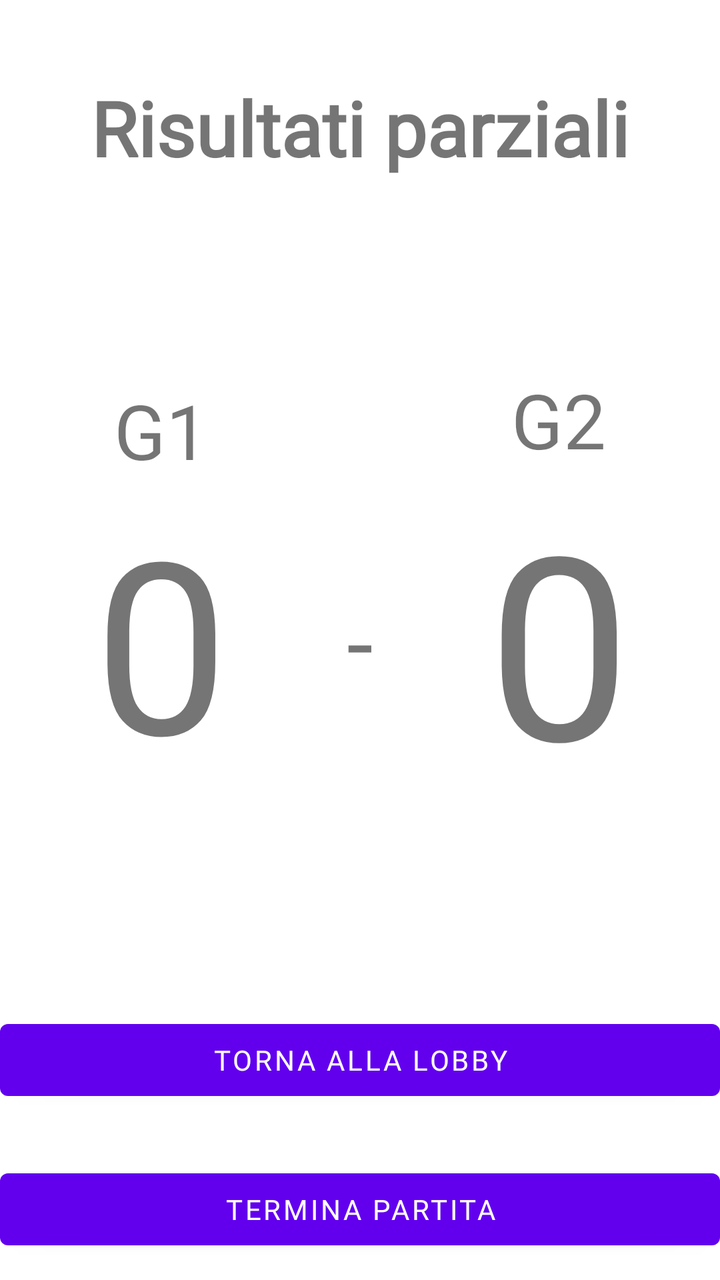
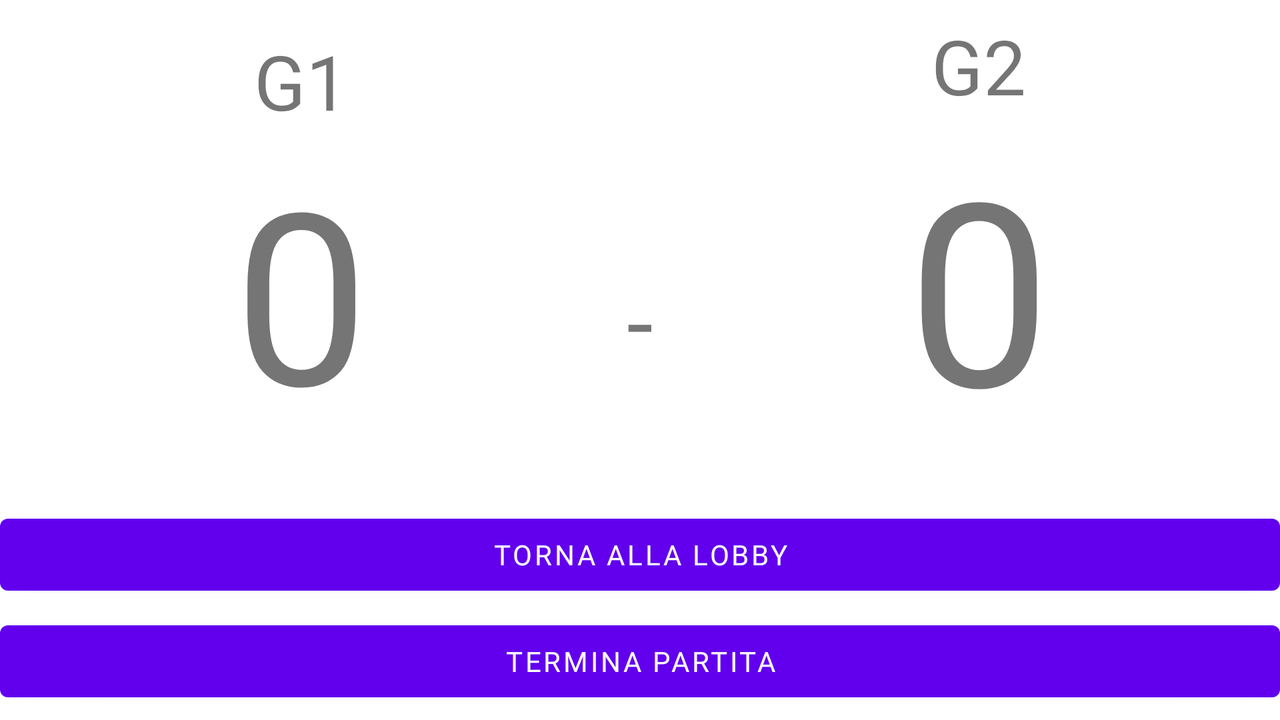

An Android layout and its configuration variant, each rendered on a device that would load it. The default file and the variant file are quoted in full after the pictures.
<!-- AndroidManifest.xml: application theme Theme.GuessMyDraw -->
<!-- res/layout/fragment_partial_results.xml -->
<?xml version="1.0" encoding="utf-8"?>
<androidx.constraintlayout.widget.ConstraintLayout
    xmlns:android="http://schemas.android.com/apk/res/android"
    xmlns:app="http://schemas.android.com/apk/res-auto"
    xmlns:tools="http://schemas.android.com/tools"
    android:id="@+id/title_constraint"
    android:layout_width="match_parent"
    android:layout_height="match_parent"
    tools:context=".fragments.PartialResults">

    <TextView
        android:id="@+id/textView2"
        android:layout_width="0dp"
        android:layout_height="wrap_content"
        android:gravity="center"
        android:padding="10dp"
        android:text="@string/partial_results"
        android:textSize="38sp"
        android:textStyle="bold"
        app:layout_constraintBottom_toBottomOf="parent"
        app:layout_constraintLeft_toLeftOf="parent"
        app:layout_constraintRight_toRightOf="parent"
        app:layout_constraintTop_toTopOf="parent"
        app:layout_constraintVertical_bias="0.05" />

    <TextView
        style="@style/Widget.AppCompat.TextView"
        android:id="@+id/score_player_one"
        android:layout_width="wrap_content"
        android:layout_height="wrap_content"
        android:gravity="center"
        tools:text="0"
        android:textAlignment="center"
        android:textSize="120sp"
        app:layout_constraintEnd_toStartOf="@+id/text"
        app:layout_constraintStart_toStartOf="parent"
        app:layout_constraintBottom_toBottomOf="parent"
        app:layout_constraintTop_toTopOf="parent" />

    <TextView
        android:id="@+id/p1_name"
        style="@style/Widget.AppCompat.TextView"
        android:layout_width="wrap_content"
        android:layout_height="wrap_content"
        android:gravity="center"
        android:textAlignment="center"
        android:textSize="38sp"
        app:layout_constraintBottom_toTopOf="@+id/score_player_one"
        app:layout_constraintEnd_toStartOf="@+id/text"
        app:layout_constraintStart_toStartOf="parent"
        android:text="G1" />

    <TextView
        android:id="@+id/p2_name"
        style="@style/Widget.AppCompat.TextView"
        android:layout_width="wrap_content"
        android:layout_height="wrap_content"
        android:gravity="center"
        android:textAlignment="center"
        android:textSize="38sp"
        app:layout_constraintBottom_toTopOf="@+id/score_player_two"
        app:layout_constraintEnd_toEndOf="parent"
        app:layout_constraintStart_toEndOf="@+id/text"
        android:text="G2" />

    <TextView
        style="@style/Widget.AppCompat.TextView"
        android:id="@+id/text"
        android:layout_width="wrap_content"
        android:layout_height="wrap_content"
        android:gravity="center"
        android:padding="@dimen/padding"
        android:text="-"
        android:textAlignment="center"
        android:textSize="48sp"
        app:layout_constraintBottom_toBottomOf="parent"
        app:layout_constraintLeft_toLeftOf="parent"
        app:layout_constraintRight_toRightOf="parent"
        app:layout_constraintTop_toTopOf="parent" />

    <TextView
        style="@style/Widget.AppCompat.TextView"
        android:id="@+id/score_player_two"
        android:layout_width="wrap_content"
        android:layout_height="wrap_content"
        android:gravity="center"
        tools:text="0"
        android:textAlignment="center"
        android:textSize="128sp"
        app:layout_constraintBottom_toBottomOf="parent"
        app:layout_constraintEnd_toEndOf="parent"
        app:layout_constraintStart_toEndOf="@+id/text"
        app:layout_constraintTop_toTopOf="parent" />

    <Button
        style="@style/button"
        android:id="@+id/return_to_lobby_button"
        android:layout_width="0dp"
        android:layout_height="wrap_content"
        android:text="@string/return_to_lobby"
        app:layout_constraintVertical_bias="0.95"
        app:layout_constraintTop_toTopOf="parent"
        app:layout_constraintLeft_toLeftOf="parent"
        app:layout_constraintRight_toRightOf="parent"
        app:layout_constraintBottom_toTopOf="@id/end_match_button"/>

    <Button
        style="@style/button"
        android:id="@+id/end_match_button"
        android:layout_width="0dp"
        android:layout_height="wrap_content"
        android:text="@string/end_match"
        app:layout_constraintVertical_bias="0.95"
        app:layout_constraintTop_toBottomOf="@id/text"
        app:layout_constraintLeft_toLeftOf="parent"
        app:layout_constraintRight_toRightOf="parent"
        app:layout_constraintBottom_toBottomOf="parent"/>

</androidx.constraintlayout.widget.ConstraintLayout>
<!-- resources referenced by this layout -->
<resources>
  <dimen name="padding">12dp</dimen>
  <string name="end_match">Termina partita</string>
  <string name="partial_results">Risultati parziali</string>
  <string name="return_to_lobby">Torna alla lobby</string>
  <style name="Theme.GuessMyDraw" parent="Theme.MaterialComponents.DayNight.NoActionBar">
          
          <item name="colorPrimary">@color/purple_500</item>
          <item name="colorPrimaryVariant">@color/purple_700</item>
          <item name="colorOnPrimary">@color/white</item>
          
          <item name="colorSecondary">@color/teal_200</item>
          <item name="colorSecondaryVariant">@color/teal_700</item>
          <item name="colorOnSecondary">@color/black</item>
          
          <item name="android:statusBarColor" tools:targetApi="l">?attr/colorPrimaryVariant</item>
          
          <item name="android:fontFamily">@font/roboto_medium</item>
      </style>
  <color name="white">#FFFFFFFF</color>
  <color name="black">#FF000000</color>
</resources>
<!-- res/layout-land/fragment_partial_results.xml (the repository's variant of the layout above) -->
<!-- drawn on the phone turned sideways -->
<?xml version="1.0" encoding="utf-8"?>
<androidx.constraintlayout.widget.ConstraintLayout
    xmlns:android="http://schemas.android.com/apk/res/android"
    xmlns:app="http://schemas.android.com/apk/res-auto"
    xmlns:tools="http://schemas.android.com/tools"
    android:id="@+id/title_constraint"
    android:layout_width="match_parent"
    android:layout_height="match_parent"
    tools:context=".fragments.PartialResults">
















    <TextView
        style="@style/Widget.AppCompat.TextView"
        android:id="@+id/score_player_one"
        android:layout_width="wrap_content"
        android:layout_height="wrap_content"
        android:gravity="center"
        android:textAlignment="center"
        android:textSize="120sp"
        app:layout_constraintVertical_bias="0.7"
        tools:text="0"
        app:layout_constraintEnd_toStartOf="@+id/text"
        app:layout_constraintStart_toStartOf="parent"
        app:layout_constraintBottom_toTopOf="@id/return_to_lobby_button"
        app:layout_constraintTop_toTopOf="parent" />

    <TextView
        android:id="@+id/p1_name"
        style="@style/Widget.AppCompat.TextView"
        android:layout_width="wrap_content"
        android:layout_height="wrap_content"
        android:gravity="center"
        android:textAlignment="center"
        android:textSize="38sp"
        app:layout_constraintBottom_toTopOf="@+id/score_player_one"
        app:layout_constraintEnd_toStartOf="@+id/text"
        app:layout_constraintStart_toStartOf="parent"
        android:text="G1" />

    <TextView
        android:id="@+id/p2_name"
        style="@style/Widget.AppCompat.TextView"
        android:layout_width="wrap_content"
        android:layout_height="wrap_content"
        android:gravity="center"
        android:textAlignment="center"
        android:textSize="38sp"
        app:layout_constraintBottom_toTopOf="@+id/score_player_two"
        app:layout_constraintEnd_toEndOf="parent"
        app:layout_constraintStart_toEndOf="@+id/text"
        android:text="G2" />

    <TextView
        style="@style/Widget.AppCompat.TextView"
        android:id="@+id/text"
        android:layout_width="wrap_content"
        android:layout_height="wrap_content"
        android:gravity="center"
        android:padding="@dimen/padding"
        android:text="-"
        android:textAlignment="center"
        android:textSize="48sp"
        app:layout_constraintVertical_bias="0.7"
        app:layout_constraintBottom_toTopOf="@id/return_to_lobby_button"
        app:layout_constraintLeft_toLeftOf="parent"
        app:layout_constraintRight_toRightOf="parent"
        app:layout_constraintTop_toTopOf="parent" />

    <TextView
        android:id="@+id/score_player_two"
        style="@style/Widget.AppCompat.TextView"
        android:layout_width="wrap_content"
        android:layout_height="wrap_content"
        android:gravity="center"
        android:textAlignment="center"
        android:textSize="128sp"
        app:layout_constraintVertical_bias="0.7"
        app:layout_constraintBottom_toTopOf="@id/return_to_lobby_button"
        app:layout_constraintEnd_toEndOf="parent"
        app:layout_constraintStart_toEndOf="@+id/text"
        app:layout_constraintTop_toTopOf="parent"
        tools:text="0" />


    <Button
        style="@style/button"
        android:id="@+id/return_to_lobby_button"
        android:layout_width="0dp"
        android:layout_height="wrap_content"
        android:text="@string/return_to_lobby"
        app:layout_constraintVertical_bias="0.98"
        app:layout_constraintTop_toTopOf="parent"
        app:layout_constraintLeft_toLeftOf="parent"
        app:layout_constraintRight_toRightOf="parent"
        app:layout_constraintBottom_toTopOf="@id/end_match_button"/>

    <Button
        style="@style/button"
        android:id="@+id/end_match_button"
        android:layout_width="0dp"
        android:layout_height="wrap_content"
        android:text="@string/end_match"
        app:layout_constraintVertical_bias="0.95"
        app:layout_constraintTop_toBottomOf="@id/text"
        app:layout_constraintLeft_toLeftOf="parent"
        app:layout_constraintRight_toRightOf="parent"
        app:layout_constraintBottom_toBottomOf="parent"/>


</androidx.constraintlayout.widget.ConstraintLayout>
<!-- resources referenced by the variant -->
<!-- as the phone turned sideways resolves them -->
<resources>
  <dimen name="padding">12dp</dimen>
  <string name="end_match">Termina partita</string>
  <string name="return_to_lobby">Torna alla lobby</string>
  <style name="Theme.GuessMyDraw" parent="Theme.MaterialComponents.DayNight.NoActionBar">
          
          <item name="colorPrimary">@color/purple_500</item>
          <item name="colorPrimaryVariant">@color/purple_700</item>
          <item name="colorOnPrimary">@color/white</item>
          
          <item name="colorSecondary">@color/teal_200</item>
          <item name="colorSecondaryVariant">@color/teal_700</item>
          <item name="colorOnSecondary">@color/black</item>
          
          <item name="android:statusBarColor" tools:targetApi="l">?attr/colorPrimaryVariant</item>
          
          <item name="android:fontFamily">@font/roboto_medium</item>
      </style>
  <color name="white">#FFFFFFFF</color>
  <color name="black">#FF000000</color>
</resources>
